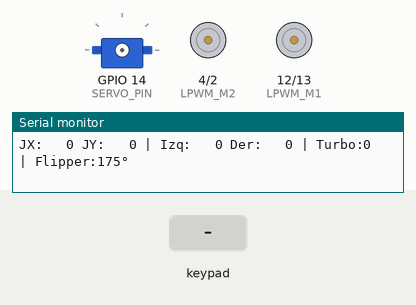
This sketch was run on a simulated ESP32. On the bench: servo, motor-driver pin pairs drawn as motors (green arrow = first pin HIGH = forward, orange = second pin HIGH = backward, longer = more drive), the last lines printed to the serial monitor. Inputs (shaded band) come from the test bench. Nothing arrives over Bluetooth unless stated; servo pulses on a pin are drawn as a servo (544–2400 µs = 0–180°).

Above: at 1.2 s.
1.3 s: key 'O' pressed
At 1.5 s:
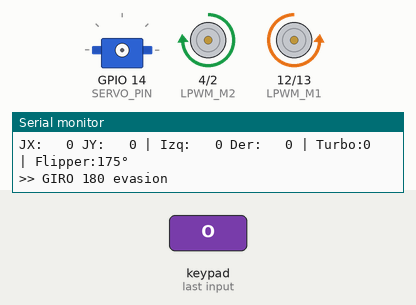
3.2 s: key 'S' pressed
At 3.52 s:
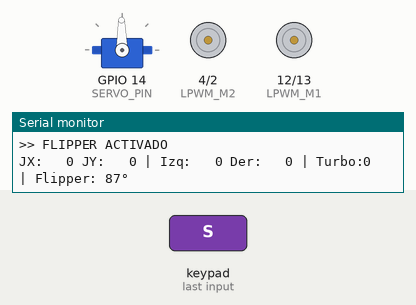
5.3 s: key 'X' pressed
At 5.9 s:
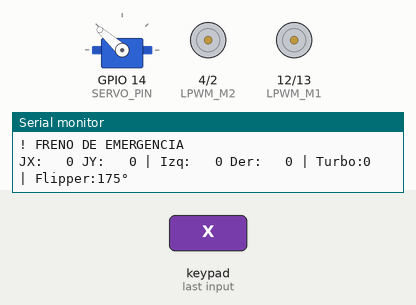
6.8 s: key 'S' pressed
8.8 s: key 'O' pressed
At 9.0 s:
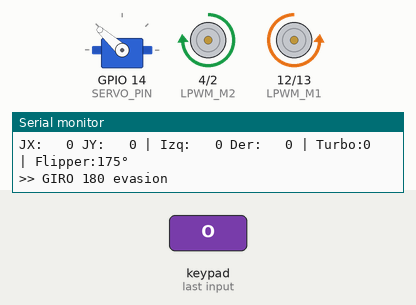
Timing chart, 0 to 11.7 s (numbered marks = the images above; inputs shaded):
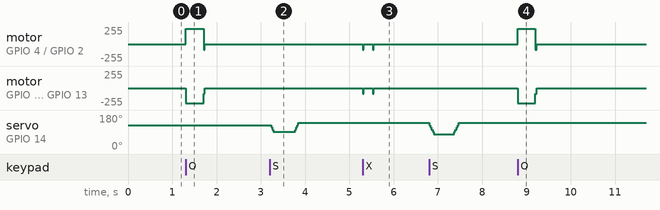

Measured:
- after the input at 1.3 s, motor on GPIO 4 (LPWM_M2) / GPIO 2 (RPWM_M2): stopped → forward 229/255 at once, → stopped 0.40 s later; motor on GPIO 12 (LPWM_M1) / GPIO 13 (RPWM_M1): stopped → backward 229/255 at once, → stopped 0.40 s later
- after the input at 3.2 s, servo on GPIO 14 (SERVO_PIN): 127° → 91° at once, → 138° 0.54 s later
- after the input at 5.3 s, motor on GPIO 4 (LPWM_M2) / GPIO 2 (RPWM_M2), motor on GPIO 12 (LPWM_M1) / GPIO 13 (RPWM_M1): alternates backward 85/255 for 0.03 s and stopped for 0.20 s, 4 changes in all, then stays stopped, starting at once
- after the input at 8.8 s, motor on GPIO 4 (LPWM_M2) / GPIO 2 (RPWM_M2): stopped → forward 229/255 at once, → stopped 0.40 s later; motor on GPIO 12 (LPWM_M1) / GPIO 13 (RPWM_M1): stopped → backward 229/255 at once, → stopped 0.40 s later

The sketch:

sumo_robot_antiflippper_15.ino
```cpp
/*
  ROBOT SUMO — ESP32-CAM + PS4 + BTS7960 + JGA25-370 170RPM 12V + SERVO DS3218MG
  ================================================================================
  Motor: JGA25-370  |  12V  |  170 RPM  |  Alto torque
  Driver: BTS7960 (43A pico) — R_EN y L_EN a 5V fijo
  Servo: DS3218MG  |  Rango: 0-180°  |  PWM 50Hz en IO14

  Pines:
    IO13 → RPWM Motor 1 — llanta izquierda
    IO12 → LPWM Motor 1
    IO2  → RPWM Motor 2 — llanta derecha
    IO4  → LPWM Motor 2
    IO14 → Servo DS3218MG (signal pin)
    IO15 → Libre

  Control joystick IZQUIERDO (movimiento):
    ↑          → avanzar (con rampa suave para no patinar)
    ↓          → retroceder
    ← / →      → giro sobre el eje
    diagonal   → curva proporcional
    R1         → embestida: rampa rápida a tope + FLIPPER AUTO UP + freno
    L2         → turbo (sube al PWM máximo)
    Círculo    → giro rápido 180° (evasión)
    X          → freno activo de emergencia

  Control ANTI-FLIPPER (botones):
    Cuadrado  → UN toque = abre rápido + espera + cierra automático
    R1        → EMBESTIDA automática con flipper AUTO integrado

    Parámetros ajustables (en microsegundos):
    - FLIPPER_TIEMPO_ABIERTO: 350ms (cuánto tiempo permanece abierto)
    - FLIPPER_VELOCIDAD_PASO: 18° (velocidad de movimiento, a 5V)

    NOTA: A 5V tendrá ~80% del torque máximo. Para más fuerza:
    - Aumenta voltaje a 6-8V si es posible (servo aguanta hasta 8V)
    - O aumenta FLIPPER_TIEMPO_ABIERTO para mejor enganche

  AJUSTES 2.0 (VELOCIDAD AUMENTADA + ANTI-FLIPPER):
    - VEL_NORMAL: 195 → 230 (90% PWM, +18% más velocidad)
    - VEL_TURBO: 245 → 255 (100% PWM, al máximo)
    - EMBESTIDA_MS: 320 → 600 ms (+87% duración)
    - FLIPPER_BAJADO: 20° (reposo/defensa)
    - FLIPPER_LEVANTADO: 160° (ataque)
    - Levantamiento automático durante R1 (embestida)
*/

#include <PS4Controller.h>
#include "esp_mac.h"

// ─── Pines BTS7960 ────────────────────────────────────────────
#define RPWM_M1  13
#define LPWM_M1  12
#define RPWM_M2   2
#define LPWM_M2   4

// ─── Servo DS3218MG anti-flipper ──────────────────────────────
#define SERVO_PIN  14      // IO14
#define CH_SERVO    4      // canal LEDC para servo
#define SERVO_FREQ   50    // 50 Hz para servo estándar
#define SERVO_RES   16     // 16 bits = 0-65535 para más precisión

// ─── Parámetros de activación del flipper ────────────────────
#define FLIPPER_BAJADO           175  // ángulo en reposo (MÁS RETRACTADO)
#define FLIPPER_LEVANTADO          5  // ángulo en ataque (MÁS ABIERTO - casi 180°)
#define FLIPPER_TIEMPO_ABIERTO  450  // ms que permanece abierto (máxima potencia)
#define FLIPPER_VELOCIDAD_PASO   22  // grados por ciclo (MÁS RÁPIDO)
#define FLIPPER_DELAY_PASO        8  // ms entre pasos (más rápido)

// ─── Canales LEDC ─────────────────────────────────────────────
#define CH_R1   0
#define CH_L1   1
#define CH_R2   2
#define CH_L2c  3
#define CH_SERVO    4
#define PWM_FREQ  1000
#define PWM_RES   8        // 0–255

// ─── Velocidades ajustadas para JGA25-370 170RPM 12V ─────────
// MEJORAS: +velocidad y aceleración más rápida
#define VEL_NORMAL    230  // velocidad base (90% PWM) — MÁS RÁPIDO
#define VEL_TURBO     255  // turbo con L2  (100% PWM) — A TOPE
#define VEL_GIRO      230  // giro puro sobre el eje — MÁS ÁGIL
#define VEL_EMBESTIDA 255  // embestida siempre al tope

// ─── Rampa de arranque (anti-patinaje) ───────────────────────
#define RAMPA_PASO     15  // PWM que sube por ciclo — ACELERACIÓN MÁS RÁPIDA (era 12)
#define RAMPA_MS        8  // ms entre pasos

// ─── Freno activo ─────────────────────────────────────────────
#define FRENO_PWM      85
#define FRENO_MS       25

// ─── Embestida ────────────────────────────────────────────────
#define EMBESTIDA_MS  600  // duración del golpe — DUPLICADO (era 320ms, ahora 600ms)

// ─── Zona muerta joystick ─────────────────────────────────────
#define DEADZONE       20

// ─── MAC del mando (dejar "" para cualquier mando) ────────────
const char* PS4_MAC = "4C:C3:82:CC:80:C2";

// ─── Estado de velocidad actual (para rampa) ──────────────────
int16_t velActualIzq = 0;
int16_t velActualDer = 0;

// ─── Posición del servo (anti-flipper) ─────────────────────────
uint16_t flipperAngle = FLIPPER_BAJADO;  // posición actual
bool flipperEnSecuencia = false;  // está ejecutando apertura/cierre
unsigned long flipperTiempoInicio = 0;  // para tracking de tiempo
unsigned long ultimaActualizacionServo = 0;  // para evitar updates muy rápidas

// ─── Helpers de motor ─────────────────────────────────────────
void m1(int r, int l) {
  ledcWrite(CH_R1,  constrain(r, 0, 255));
  ledcWrite(CH_L1,  constrain(l, 0, 255));
}
void m2(int r, int l) {
  ledcWrite(CH_R2,  constrain(r, 0, 255));
  ledcWrite(CH_L2c, constrain(l, 0, 255));
}

void stopMotors() {
  m1(0, 0);
  m2(0, 0);
  velActualIzq = 0;
  velActualDer = 0;
}

// ─── Control del anti-flipper DS3218MG ────────────────────────
// Convierte ángulo (0-180°) a valor LEDC (50Hz, 16 bits)
void setFlipperAngle(uint16_t angle) {
  angle = constrain(angle, 0, 180);
  uint32_t pulseWidth = 1000 + (angle * 1000 / 180);
  uint32_t duty = (pulseWidth * 65535) / 20000;
  ledcWrite(CH_SERVO, duty);
  flipperAngle = angle;
}

// Rampa suave de ángulo (para acelerar/desacelerar)
uint16_t rampaFlipperAngle(uint16_t actual, uint16_t objetivo) {
  if (actual < objetivo)
    return min((uint16_t)(actual + FLIPPER_VELOCIDAD_PASO), objetivo);
  if (actual > objetivo)
    return max((uint16_t)(actual - FLIPPER_VELOCIDAD_PASO), objetivo);
  return objetivo;
}

// Secuencia de activación: abre + cierra automático
void activarFlipperAutomatico() {
  if (flipperEnSecuencia) return;  // ya está en secuencia

  flipperEnSecuencia = true;
  flipperTiempoInicio = millis();
  ultimaActualizacionServo = 0;
  Serial.println(">> FLIPPER ACTIVADO");
}

// Gestionar secuencia en el loop (llamar cada iteración)
void actualizarFlipperSecuencia() {
  if (!flipperEnSecuencia) return;

  // NO actualizar el servo cada milisegundo
  if (millis() - ultimaActualizacionServo < 20) return;
  ultimaActualizacionServo = millis();

  unsigned long tiempoTranscurrido = millis() - flipperTiempoInicio;

  // TIMEOUT: si lleva más de 2 segundos, cancela (seguridad)
  if (tiempoTranscurrido > 2000) {
    flipperEnSecuencia = false;
    setFlipperAngle(FLIPPER_BAJADO);
    Serial.println("✗ Flipper TIMEOUT - reseteado a reposo");
    return;
  }

  // FASE 1: Abrir (primeros ~100ms)
  if (tiempoTranscurrido < 100) {
    if (flipperAngle > FLIPPER_LEVANTADO) {
      flipperAngle = rampaFlipperAngle(flipperAngle, FLIPPER_LEVANTADO);
      setFlipperAngle(flipperAngle);
    }
  }
  // FASE 2: Esperar abierto (100ms a 600ms)
  else if (tiempoTranscurrido < (100 + FLIPPER_TIEMPO_ABIERTO)) {
    // Solo espera, no actualiza
  }
  // FASE 3: Cerrar (después de 600ms)
  else {
    if (flipperAngle < FLIPPER_BAJADO) {
      flipperAngle = rampaFlipperAngle(flipperAngle, FLIPPER_BAJADO);
      setFlipperAngle(flipperAngle);
    } else {
      // Llegó al cierre final
      flipperEnSecuencia = false;
      Serial.println("✓ Flipper listo");
    }
  }
}

void frenoActivo() {
  // Pulso inverso breve para cortar inercia del JGA25-370
  if (velActualIzq >= 0) { m1(FRENO_PWM, 0); m2(FRENO_PWM, 0); }
  else                   { m1(0, FRENO_PWM); m2(0, FRENO_PWM); }
  delay(FRENO_MS);
  stopMotors();
}

// Aplica velocidad con signo a cada motor
void rawMotor1(int16_t v) {
  v = constrain(v, -255, 255);
  if (v >= 0) m1(v, 0);
  else        m1(0, -v);
}
void rawMotor2(int16_t v) {
  v = constrain(v, -255, 255);
  if (v >= 0) m2(v, 0);
  else        m2(0, -v);
}

// ─── Rampa suave ──────────────────────────────────────────────
// Mueve velActual hacia velObjetivo de a RAMPA_PASO por ciclo
int16_t rampa(int16_t actual, int16_t objetivo) {
  if (actual < objetivo) return min((int16_t)(actual + RAMPA_PASO), objetivo);
  if (actual > objetivo) return max((int16_t)(actual - RAMPA_PASO), objetivo);
  return objetivo;
}

// ─── Mixeo arcade un solo joystick ───────────────────────────
void mixJoystick(int8_t jx, int8_t jy, int velMax,
                 int16_t &velIzq, int16_t &velDer) {

  if (abs(jx) < DEADZONE) jx = 0;
  if (abs(jy) < DEADZONE) jy = 0;

  float fy = (float)jy / 127.0f * velMax;
  float fx = (float)jx / 127.0f * velMax;

  // Motor izquierdo: avance + giro
  // Motor derecho:   avance - giro
  float iz = fy + fx;
  float de = fy - fx;

  // Clip proporcional: mantiene la dirección aunque sature
  float maxVal = max(abs(iz), abs(de));
  if (maxVal > velMax) {
    float scale = (float)velMax / maxVal;
    iz *= scale;
    de *= scale;
  }

  velIzq = (int16_t)iz;
  velDer = (int16_t)de;
}

// ─── Setup ────────────────────────────────────────────────────
void setup() {
  Serial.begin(115200);

  ledcSetup(CH_R1,  PWM_FREQ, PWM_RES);
  ledcSetup(CH_L1,  PWM_FREQ, PWM_RES);
  ledcSetup(CH_R2,  PWM_FREQ, PWM_RES);
  ledcSetup(CH_L2c, PWM_FREQ, PWM_RES);

  ledcAttachPin(RPWM_M1, CH_R1);
  ledcAttachPin(LPWM_M1, CH_L1);
  ledcAttachPin(RPWM_M2, CH_R2);
  ledcAttachPin(LPWM_M2, CH_L2c);

  // Configurar servo anti-flipper (SIN inicializar posición)
  ledcSetup(CH_SERVO, SERVO_FREQ, SERVO_RES);
  ledcAttachPin(SERVO_PIN, CH_SERVO);

  stopMotors();

  if (strlen(PS4_MAC) > 0) PS4.begin(PS4_MAC);
  else                      PS4.begin();

  Serial.println("SUMO listo — JGA25-370 + ANTI-FLIPPER DS3218MG (5V optimizado)");
  Serial.println("Square: abre+cierra automático | R1: embestida+flipper");
  Serial.println("Esperando mando PS4...");
}

// ─── Loop ─────────────────────────────────────────────────────
void loop() {

  if (!PS4.isConnected()) {
    stopMotors();
    delay(100);
    return;
  }

  // ── Parada de emergencia (X) ──────────────────────────────
  if (PS4.Cross()) {
    frenoActivo();
    Serial.println("! FRENO DE EMERGENCIA");
    delay(200);
    return;
  }

  // ── Embestida de ataque (R1) ──────────────────────────────
  // Solo embestida rápida (sin flipper automático)
  if (PS4.R1()) {
    Serial.println(">> EMBESTIDA (usa Square para flipper)");

    int v = 0;
    unsigned long t0 = millis();
    while (millis() - t0 < EMBESTIDA_MS) {
      v = min(v + 20, VEL_EMBESTIDA);
      rawMotor1(v);
      rawMotor2(v);
      delay(6);
    }
    frenoActivo();
    return;
  }

  // ── Evasión / spin 180° (Círculo) ─────────────────────────
  if (PS4.Circle()) {
    Serial.println(">> GIRO 180 evasion");
    // Giro a tope durante ~400ms (ajustar según peso del robot)
    rawMotor1( VEL_GIRO);
    rawMotor2(-VEL_GIRO);
    delay(400);
    frenoActivo();
    return;
  }

  // ── Velocidad según turbo ─────────────────────────────────
  bool turbo  = PS4.L2();
  int  velMax = turbo ? VEL_TURBO : VEL_NORMAL;

  // ── Leer joystick izquierdo ───────────────────────────────
  int8_t jx = PS4.LStickX();   // −128 izq … +127 der
  int8_t jy = PS4.LStickY();   // −128 abajo … +127 arriba

  int16_t velObjIzq, velObjDer;
  mixJoystick(jx, jy, velMax, velObjIzq, velObjDer);

  // ── Control del anti-flipper ─────────────────────────────────
  // Cuadrado (Square) = activar secuencia automática (abre + cierra)
  static unsigned long lastSquarePress = 0;
  if (PS4.Square() && (millis() - lastSquarePress > 800)) {
    lastSquarePress = millis();
    activarFlipperAutomatico();
  }

  // Actualizar secuencia del flipper (IMPORTANTE: cada loop)
  actualizarFlipperSecuencia();

  // Levantamiento automático durante embestida (R1)
  // ya se maneja en la función R1 abajo

  // ── Aplicar rampa suave ───────────────────────────────────
  velActualIzq = rampa(velActualIzq, velObjIzq);
  velActualDer = rampa(velActualDer, velObjDer);

  rawMotor1(velActualIzq);
  rawMotor2(velActualDer);

  // ── Debug serie cada 200ms ────────────────────────────────
  static unsigned long tPrint = 0;
  if (millis() - tPrint > 200) {
    tPrint = millis();
    Serial.printf("JX:%4d JY:%4d | Izq:%4d Der:%4d | Turbo:%d | Flipper:%3d°\n",
                  jx, jy, velActualIzq, velActualDer, turbo ? 1 : 0, flipperAngle);
  }

  delay(RAMPA_MS);   // cadencia del loop = cadencia de la rampa
}
```
